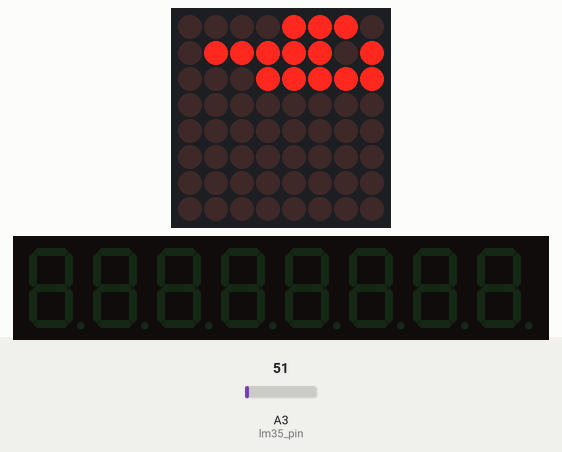
Recording of a sketch running on a simulated Arduino Uno, built with avr-gcc and run on an emulated ATmega328P. Shown: 8×8 LED matrix, 8-digit seven-segment display. The inputs (shaded band) are chosen by the test bench; at power-on: A3 (lm35_pin) = 51.

Above: at 1.1 s.
At 3.8 s:
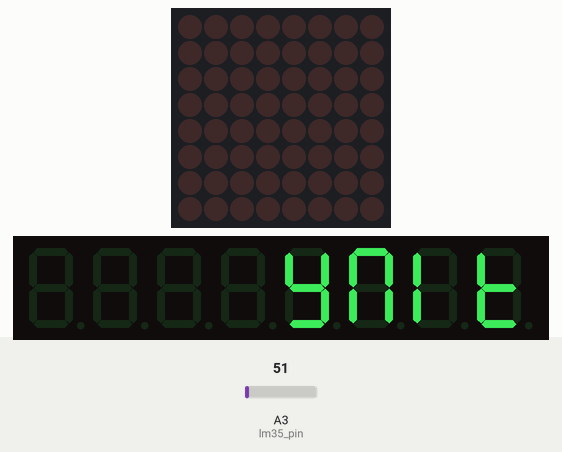
3.9 s: A3 (lm35_pin) set to 61
At 8.8 s:
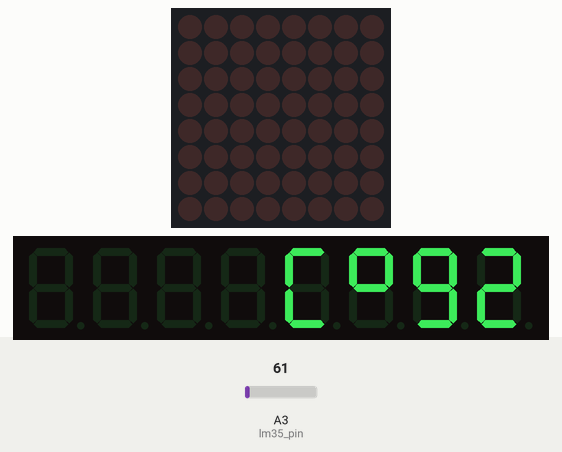
11.6 s: A3 (lm35_pin) set to 71
At 14.8 s:
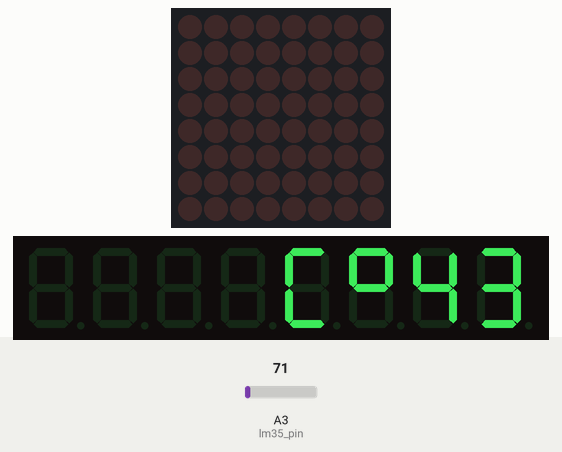
16.5 s: A3 (lm35_pin) set to 86
At 20.8 s:
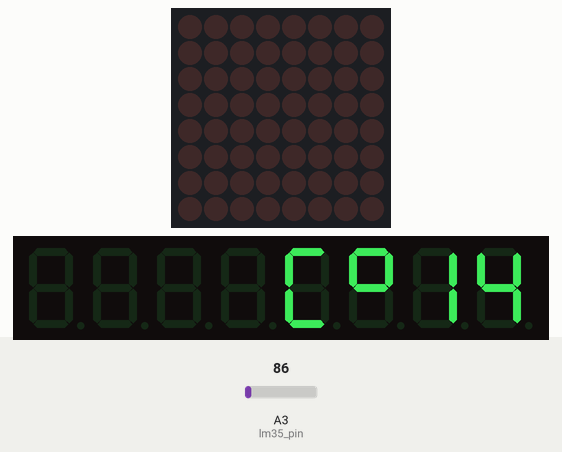
Timing chart, 0 to 22.3 s (numbered marks = the images above; inputs shaded):
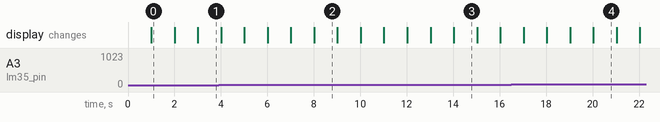

The sketch:

ders09-7_segment.ino
```cpp
//gerekli kutuphaneler: MAX7219 7-segment surucu icin LedControl.h
#include <LedControl.h>
//sicaklik sensoru lm35 A3'e bagli
#define lm35_pin A3

//DataIn, Clock, Load, surucu sayisi
LedControl lc = LedControl(10, 12, 11, 1);

//baslangic degerleri
int temp = 0;
int temp_first_digit = 0;
int temp_second_digit = 0;

void setup()
{
  //gostergeyi calistir
  lc.shutdown(0, false);
  //gosterge parlakligini 0-15 arasinda ayarla
  lc.setIntensity(0, 8);
  //gostergeyi temizle
  lc.clearDisplay(0);
}

void loop()
{
  //lm35 i oku ve degeri santigrada cevir
  temp = (5.0 * analogRead(lm35_pin) * 100.0) / 1024;
  //gostergeye "tiny" yaz
  lc.setRow(0, 0, B00001111);
  lc.setRow(0, 1, B00000110);
  lc.setRow(0, 2, B01110110);
  lc.setRow(0, 3, B00111011);
  delay(1000);
  //bir sonraki islemden once gostergeyi temizle
  lc.clearDisplay(0);
  //gostergeye "lab" yaz
  lc.setRow(0, 0, B00001110);
  lc.setRow(0, 1, B01111101);
  lc.setRow(0, 2, B00011111);
  delay(1000);
  //bir sonraki islemden once gostergeyi temizle
  lc.clearDisplay(0);
  //gostergeye sicaklik degerini yaz
  if (temp <= 10) //sicaklik tek basamakli ise
  {
    temp_first_digit = temp; //birler basamagina sicakligi
    temp_second_digit = 0; //onlar basamagina 0 yaz
  }
  //birler basamagini hesapla
  temp_first_digit = temp / 10;
  //onlar basamagini hesapla
  temp_second_digit = temp % 10;
  //birler basamagini gostergeye yaz
  lc.setDigit(0, 0, temp_first_digit, false);
  //onlar basamagini gostergeye yaz
  lc.setDigit(0, 1, temp_second_digit, false);
  //gostergeye santigrad derece sembolunu yaz
  lc.setRow(0, 2, B01100011);
  lc.setRow(0, 3, B01001110);
  delay(1000);
}
```

Measured:
- what the display in image 0 shows lasts 1.0 s, from 1.0 s to 2.0 s
